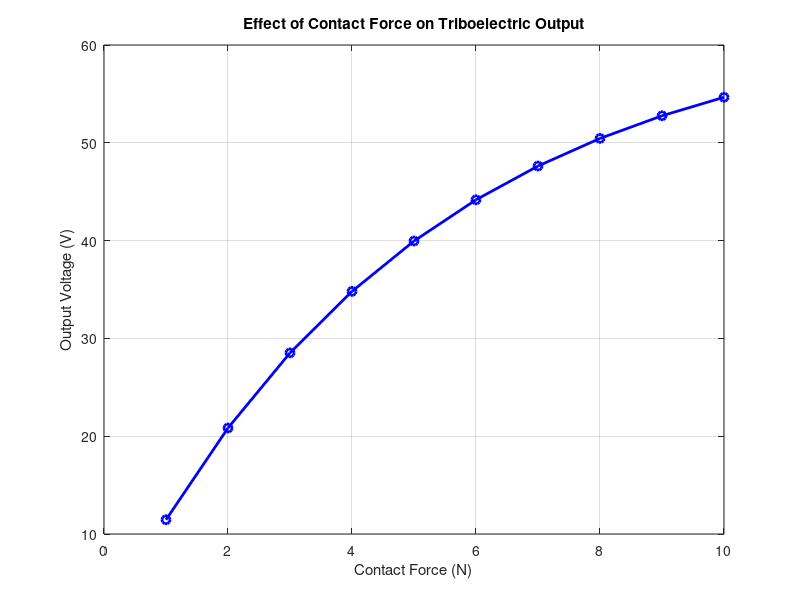
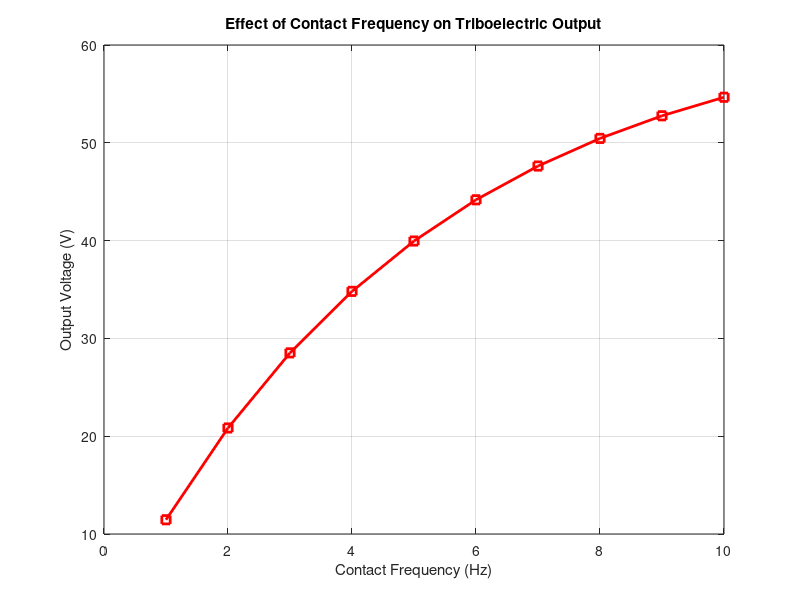

These charts were generated, in order, by the following MATLAB code:

clc;
clear;
close all;

%% TRIBOELECTRIC ENERGY HARVESTING SIMULATION

% Illustrative model parameters
Vmax = 100;       % Maximum output voltage (V)
F0 = 5;           % Characteristic force (N)
f0 = 5;           % Characteristic frequency (Hz)

% Input ranges
force = 1:1:10;       % Contact force (N)
frequency = 1:1:10;   % Contact frequency (Hz)

% Simplified voltage model:
% Output increases with force and frequency, then approaches saturation.

%% Calculate voltage for different forces
fixed_frequency = 5;

voltage_force = Vmax .* ...
    (1 - exp(-force ./ F0)) .* ...
    (1 - exp(-fixed_frequency ./ f0));

%% Calculate voltage for different frequencies
fixed_force = 5;

voltage_frequency = Vmax .* ...
    (1 - exp(-fixed_force ./ F0)) .* ...
    (1 - exp(-frequency ./ f0));

%% Display results
fprintf('TRIBOELECTRIC SENSOR SIMULATION\n\n');

fprintf('Illustrative model parameters:\n');
fprintf('Maximum voltage: %.2f V\n', Vmax);
fprintf('Characteristic force: %.2f N\n', F0);
fprintf('Characteristic frequency: %.2f Hz\n\n', f0);

fprintf('Voltage variation with contact force\n');
fprintf('Fixed frequency: %.2f Hz\n\n', fixed_frequency);
fprintf('Force (N)     Output Voltage (V)\n');

for i = 1:length(force)
    fprintf('%5.2f             %8.3f\n', ...
        force(i), voltage_force(i));
end

fprintf('\nVoltage variation with frequency\n');
fprintf('Fixed force: %.2f N\n\n', fixed_force);
fprintf('Frequency (Hz)     Output Voltage (V)\n');

for i = 1:length(frequency)
    fprintf('%8.2f                %8.3f\n', ...
        frequency(i), voltage_frequency(i));
end

%% Graph 1: Effect of Contact Force
figure;

plot(force, voltage_force, 'b-o', ...
    'LineWidth', 2, 'MarkerSize', 6);

xlabel('Contact Force (N)');
ylabel('Output Voltage (V)');
title('Effect of Contact Force on Triboelectric Output');

grid on;

%% Graph 2: Effect of Contact Frequency
figure;

plot(frequency, voltage_frequency, 'r-s', ...
    'LineWidth', 2, 'MarkerSize', 6);

xlabel('Contact Frequency (Hz)');
ylabel('Output Voltage (V)');
title('Effect of Contact Frequency on Triboelectric Output');

grid on;

%% Simulation summary
fprintf('\nSimulation completed successfully.\n');
fprintf('Maximum simulated voltage in force study: %.3f V\n', ...
    max(voltage_force));
fprintf('Maximum simulated voltage in frequency study: %.3f V\n', ...
    max(voltage_frequency));
